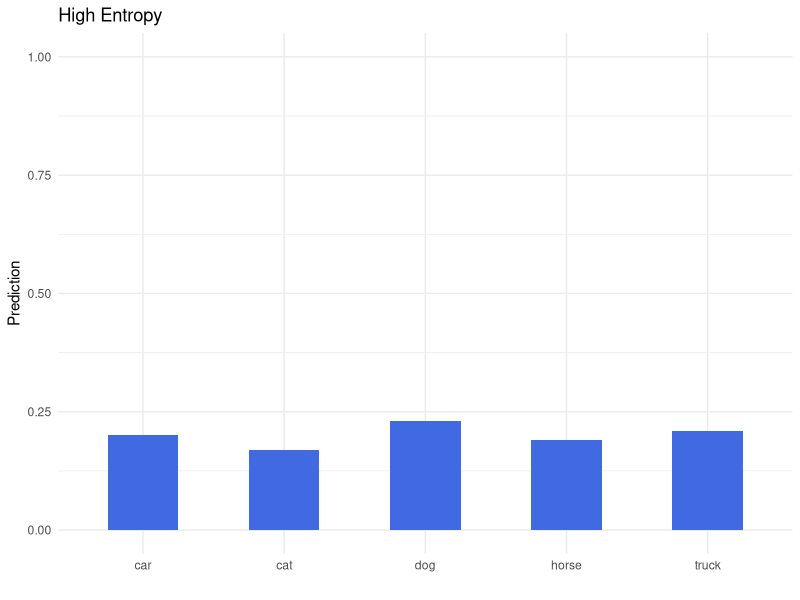
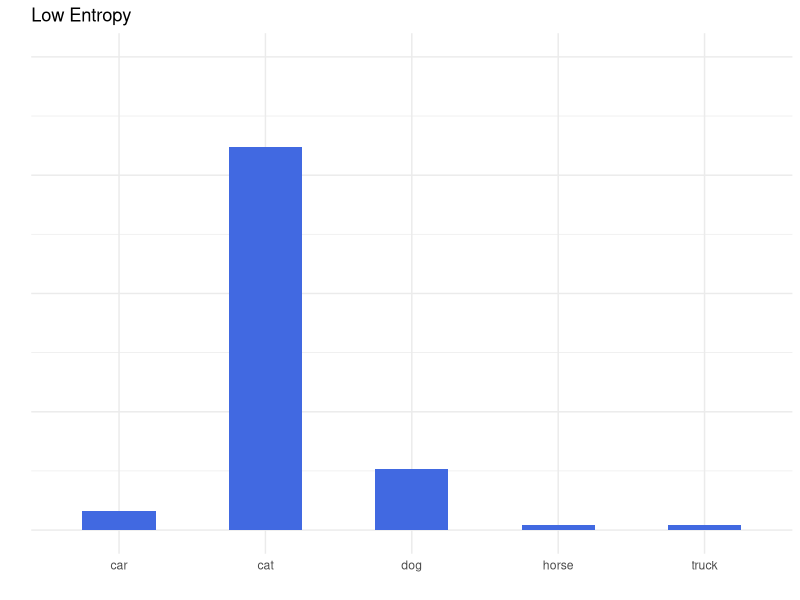

Write R code to recreate these figures, in order. (Note: this script raises an error after producing the figures.)
# Load necessary libraries
if (!requireNamespace("ggplot2", quietly = TRUE)) {
  install.packages("ggplot2")
}
library(ggplot2)
theme_set(theme_minimal())  #minimal theme

# Sample data: Replace this with your actual data
high_entropy <- data.frame(
  label = c("dog", "horse", "truck", "cat", "car"),
  predict = c(0.23, 0.19, 0.21, 0.17, 0.20)
)

plot1 <- ggplot(high_entropy, aes(x = factor(label), y = predict, fill = "Same Color")) +
  geom_bar(stat = "identity", width = 0.5) +
  labs(x = "",
       y = "Prediction") +
  scale_fill_manual(values = "royalblue") +
  theme(legend.position = "none") +
  coord_cartesian(ylim = c(0, 1)) +
  ggtitle("High Entropy")

high_entropy <- data.frame(
  label = c("dog", "horse", "truck", "cat", "car"),
  predict = c(0.13, 0.01, 0.01, 0.81, 0.04)
)

plot2 <- ggplot(high_entropy, aes(x = factor(label), y = predict, fill = "Same Color")) +
  geom_bar(stat = "identity", width = 0.5) +
  labs(x = "",
       y = "") +  # Set y-axis label to be empty
  scale_fill_manual(values = "royalblue") +
  theme(legend.position = "none") +
  coord_cartesian(ylim = c(0, 1)) +
  ggtitle("Low Entropy") +
  theme(axis.text.y = element_blank(), axis.ticks.y = element_blank())  # Hide y-axis text and ticks

# Combine the plots using grid.arrange
combined_plot <- grid.arrange(plot1, plot2, ncol = 2)

# Save the combined plot as an image file
ggsave("../imgs/high_vs_low_entropy.png", combined_plot, width = 8, height = 4, dpi = 300)
